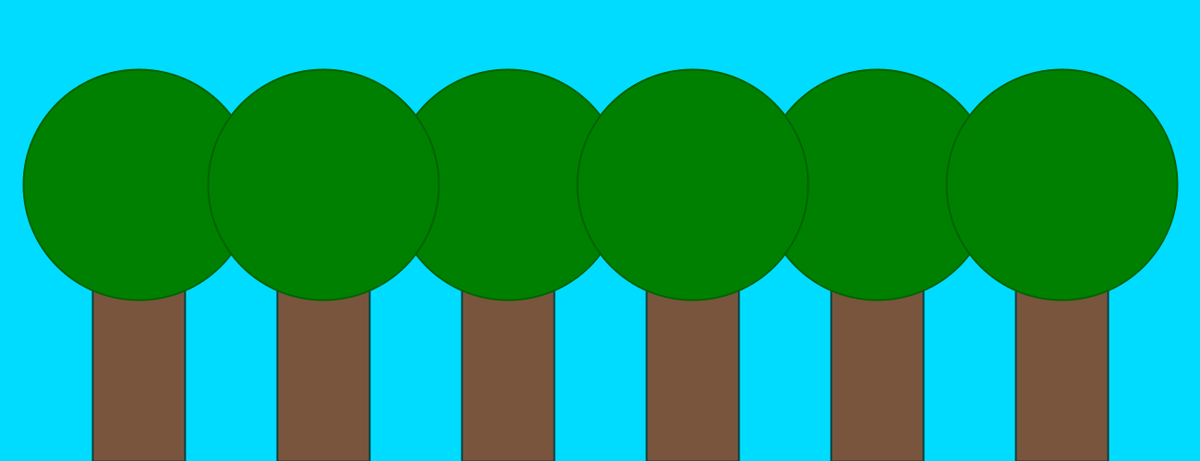
Frame 1 (no input)
Frame 60 (the mouse pressed at the canvas centre just before this capture): identical to frame 1, image omitted
Frame 120 (the mouse held since frame 60 and released just before this capture): identical to frame 1, image omitted

The Processing sketch that drew this single still picture (run headless with seeded random() and noise(); from frame 60 on, the mouse is pressed at the canvas centre):

// Processing sketch: Verdieping_Opdr_9_10
// ── Verdieping_Opdr_9_10.pde


void setup(){
  size(1300,500);
}

void draw(){
  background(0,220,255);
  strokeWeight(2);
  bos();
}

void bos(){
  stam(100,200,100,300,150,200,250);
  
  stam(500,200,100,300,550,200,250);
  
  stam(900,200,100,300,950,200,250);
  
  stam(300,200,100,300,350,200,250);
  
  stam(700,200,100,300,750,200,250);
  
  stam(1100,200,100,300,1150,200,250);
  
}

void stam(int xs, int ys, int ws, int hs, int xb, int yb, int r){
  stroke(11,65,61);
  fill(121,85,61);
  rect(xs,ys,ws,hs);
  
  stroke(0,100,0);
  fill(0,128,0);
  ellipse(xb,yb,r,r);
}
